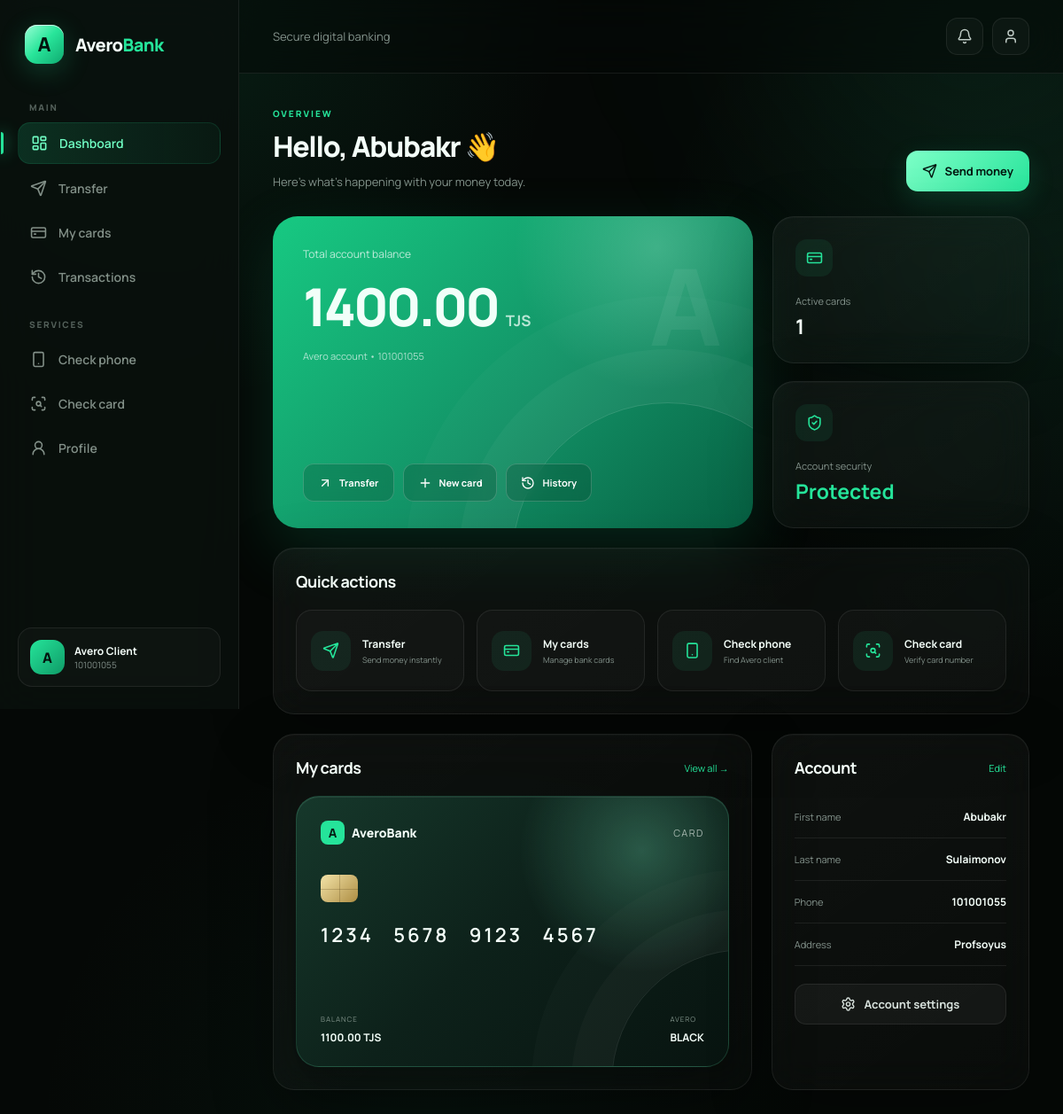
The app's page /account/ (signed in), older data.
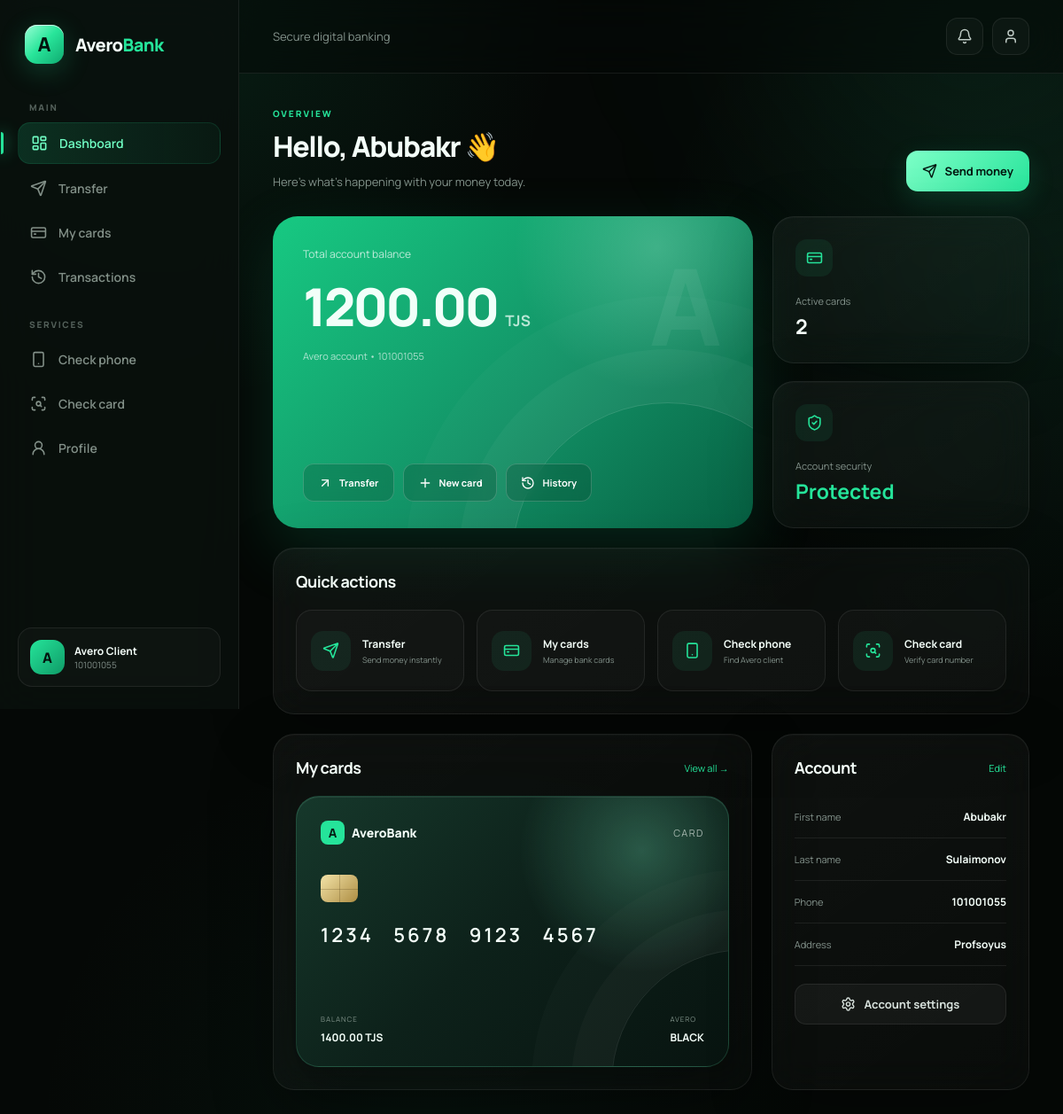
The same page, newer data.
### myapp/models.py (models this page shows, shortened)
class Account(models.Model):
    user = models.OneToOneField(User, on_delete=models.CASCADE)
    first_name = models.CharField( max_length=50)
    last_name = models.CharField( max_length=50)
    adress = models.CharField( max_length=50)
    passport_id = models.CharField( max_length=50)
    balance = models.DecimalField( max_digits=10, decimal_places=2, default=1000)

class Card(models.Model):
    account = models.ForeignKey(Account, on_delete=models.CASCADE)
    card_number = models.CharField( max_length=16, unique=True)
    cvv = models.CharField( max_length=3)
    date = models.DateField( auto_now_add=True)
    type = models.CharField( max_length=30)
    pin = models.CharField( max_length=4)
    balance = models.DecimalField( max_digits=10, decimal_places=2, default=500)

### myapp/views.py (the view)
# urls.py: path('account/', AccountDetailView.as_view(), name='account'),
class AccountDetailView(LoginRequiredMixin, DetailView):
    model = Account
    template_name = 'account_detail.html'
    context_object_name = 'account'
    def get_object(self, queryset = None):
        return Account.objects.get(user = self.request.user)

### myapp/templates/account_detail.html (shortened to what the changed rows need)
{% extends 'base.html' %}
{% block content %}
<div class="page-head">
    <div>
        <div class="eyebrow">
            OVERVIEW
        </div>
        <h1 class="page-title">
            Hello, {{ account.first_name }} 👋
        </h1>
        <p class="subtitle">
            Here's what's happening with your money today.
        </p>
    </div>
</div>
<div class="dashboard-grid">
    <div class="balance-hero">
        <div class="balance-label">
            Total account balance
        </div>
        <div class="balance-value">
            {{ account.balance }}
            <small>
            </small>
        </div>
        <div class="account-number">
            Avero account • {{ request.user.phone_number }}
        </div>
        <div class="hero-actions">
            <a href="{% url 'transfer' %}"
               class="hero-button">
            </a>
            <a href="{% url 'card_create' %}"
               class="hero-button">
            </a>
            <a href="{% url 'transaction_history' %}"
               class="hero-button">
            </a>
        </div>
    </div>
    <div class="stats-column">
        <div class="panel stat-card">
            <div class="stat-icon">
                <i data-lucide="credit-card"></i>
            </div>
            <p>
                Active cards
            </p>
            <h3>
                {{ account.card_set.count }}
            </h3>
        </div>
    </div>
</div>
<div class="panel panel-padding"
     style="margin-top:22px;">
    <div class="section-head">
        <h2>
            Quick actions
        </h2>
    </div>
</div>
<div class="content-grid">
    <div class="panel panel-padding">
        <div class="section-head">
            <h2>
                My cards
            </h2>
        </div>
        {% for card in account.card_set.all|slice:":1" %}
        <div class="bank-card">
            <div class="card-top">
                <div class="card-bank">
                    <div class="card-bank-logo">
                        A
                    </div>
                    AveroBank
                </div>
                <div class="card-type">
                    {{ card.type }}
                </div>
            </div>
            <div class="chip"></div>
            <div class="card-number">
                {{ card.card_number|slice:":4" }}
                {{ card.card_number|slice:"4:8" }}
                {{ card.card_number|slice:"8:12" }}
                {{ card.card_number|slice:"12:16" }}
            </div>
            <div class="card-bottom">
                <div>
                    <small>
                        Balance
                    </small>
                    <strong>
                        {{ card.balance }} TJS
                    </strong>
                </div>
                <div>
                    <small>
                        AVERO
                    </small>
                    <strong>
                        BLACK
                    </strong>
                </div>
            </div>
        </div>
        {% endfor %}
    </div>
    <div class="panel panel-padding">
        <div class="section-head">
            <h2>
                Account
            </h2>
        </div>
        <div class="profile-row">
            <span>
                First name
            </span>
            <strong>
                {{ account.first_name }}
            </strong>
        </div>
        <div class="profile-row">
            <span>
                Last name
            </span>
            <strong>
                {{ account.last_name }}
            </strong>
        </div>
        <div class="profile-row">
            <span>
                Address
            </span>
            <strong>
                {{ account.adress }}
            </strong>
        </div>
    </div>
</div>
{% endblock %}

Row changes from the older to the newer data that the page shows:
changed Account "Abubakr": balance "1400.00" → "1200.00"; card_set.count "1" → "2"
changed Card "CARD": balance "1100.00" → "1400.00"
